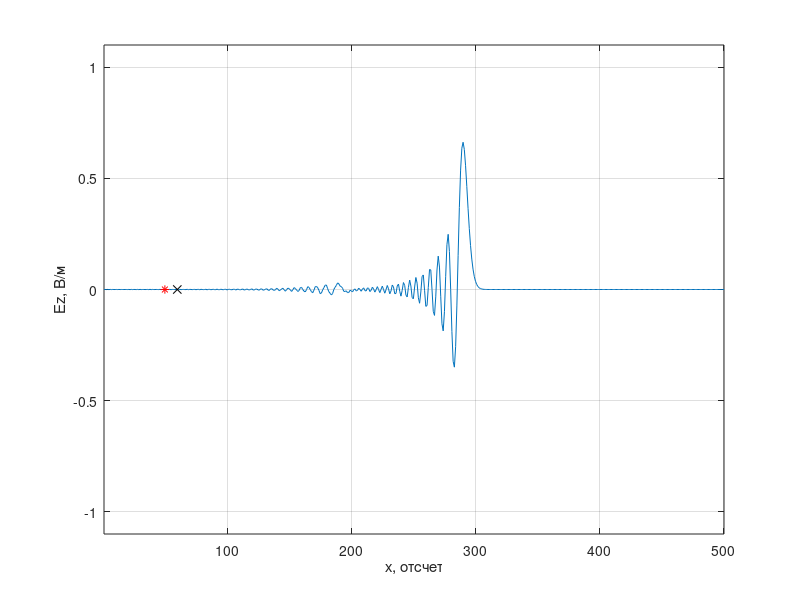
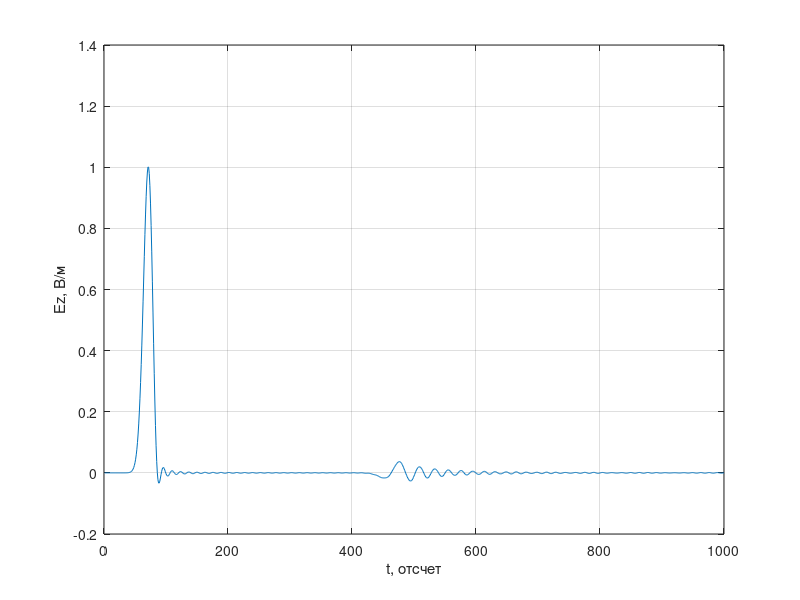

Write MATLAB code to recreate these figures, in order.
%% Одномерный FDTD. Версия 1.3
% Гауссов импульс распространяется в одну сторону (TFSF boundary)
clear

% Волновое сопротивление свободного пространства
W0 = 120 * pi;

% Время расчета в отсчетах
maxTime = 1000;

% Размер области моделирования в отсчетах
maxSize = 500;

% Положение датчика, регистрирующего поля
probePos = 60;

% Положение источника возбуждения
sourcePos = 50;

Sc = 0.25;

Ez = zeros (1, maxSize);
Hy = zeros (1, maxSize);

% Поле, зарегистрированное в датчике в зависимости от времени
probeTimeEz = zeros (1, maxTime);

figure

for t = 1: maxTime
    % Расчет компоненты поля H
    Hy(maxSize) = Hy(maxSize - 1);
    for m = 1: maxSize - 1
        % До этой строки Hy(n) хранит значение компоненты Hy
        % за предыдущий момент времени
        Hy(m) = Hy(m) + (Ez(m + 1) - Ez(m)) * Sc / W0;
    end
    
    Hy(sourcePos - 1) = Hy(sourcePos - 1) -...
        exp (-(t - 30.0) ^ 2 / 100.0) * Sc / W0;
    
    % Расчет компоненты поля E
    Ez(1) = Ez(2);
    for m = 2: maxSize
        % До этой строки Ez(n) хранит значение компоненты EzS
        % за предыдущий момент времени
        Ez(m) = Ez(m) + (Hy(m) - Hy(m - 1)) * Sc * W0;
    end

    % Источник возбуждения
    Ez(sourcePos) = Ez(sourcePos) +...
        exp (-(t + 0.5 - (-0.5) - 30.0) ^ 2 / 100.0) * Sc;
    
    % Регистрация поля в точке
    probeTimeEz(t) = Ez(probePos);
    
    plot (Ez);
    xlim ([1, maxSize]);
    ylim ([-1.1, 1.1]);
    xlabel ('x, отсчет')
    ylabel ('Ez, В/м')
    grid on
    hold on
    plot ([probePos], [0], 'xk');
    plot ([sourcePos], [0], '*r');
    hold off
    pause (0.01)
end

figure
plot (probeTimeEz)
xlabel ('t, отсчет')
ylabel ('Ez, В/м')
grid on
